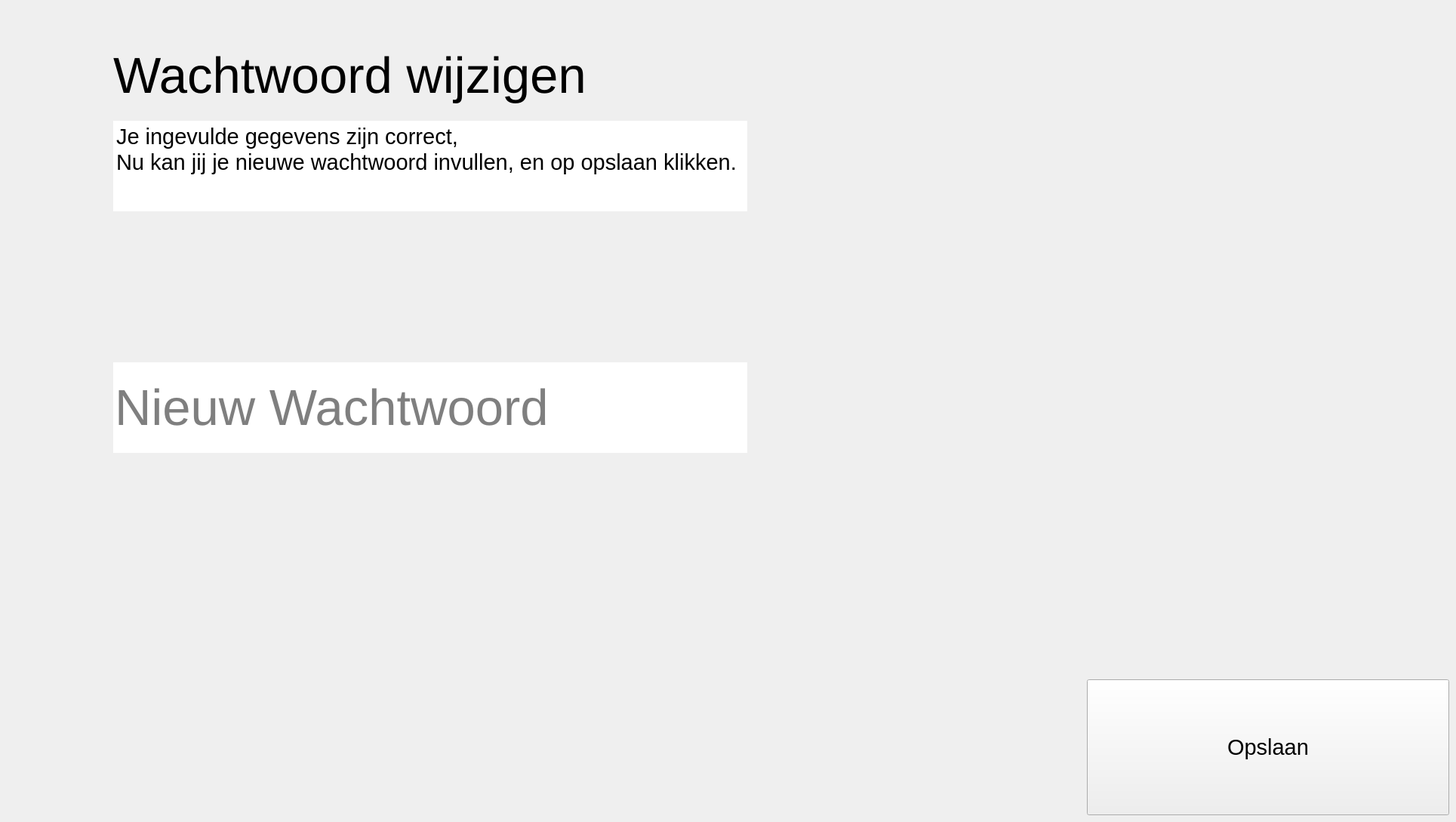
      <widget class="QWidget" name="change">
       <widget class="QLineEdit" name="line_pass_ret">
        <property name="geometry">
         <rect>
          <x>150</x>
          <y>480</y>
          <width>840</width>
          <height>120</height>
         </rect>
        </property>
        <property name="sizePolicy">
         <sizepolicy hsizetype="Maximum" vsizetype="Fixed">
          <horstretch>0</horstretch>
          <verstretch>0</verstretch>
         </sizepolicy>
        </property>
        <property name="font">
         <font>
          <pointsize>50</pointsize>
         </font>
        </property>
        <property name="inputMethodHints">
         <set>Qt::ImhHiddenText|Qt::ImhNoAutoUppercase|Qt::ImhNoPredictiveText|Qt::ImhSensitiveData</set>
        </property>
        <property name="frame">
         <bool>false</bool>
        </property>
        <property name="echoMode">
         <enum>QLineEdit::Password</enum>
        </property>
        <property name="placeholderText">
         <string>Nieuw Wachtwoord</string>
        </property>
        <property name="cursorMoveStyle">
         <enum>Qt::VisualMoveStyle</enum>
        </property>
       </widget>
       <widget class="QTextBrowser" name="txt_steps_2">
        <property name="geometry">
         <rect>
          <x>150</x>
          <y>160</y>
          <width>840</width>
          <height>120</height>
         </rect>
        </property>
        <property name="font">
         <font>
          <pointsize>22</pointsize>
         </font>
        </property>
        <property name="frameShape">
         <enum>QFrame::NoFrame</enum>
        </property>
        <property name="frameShadow">
         <enum>QFrame::Plain</enum>
        </property>
        <property name="verticalScrollBarPolicy">
         <enum>Qt::ScrollBarAlwaysOff</enum>
        </property>
        <property name="horizontalScrollBarPolicy">
         <enum>Qt::ScrollBarAlwaysOff</enum>
        </property>
        <property name="sizeAdjustPolicy">
         <enum>QAbstractScrollArea::AdjustIgnored</enum>
        </property>
        <property name="html">
         <string>&lt;!DOCTYPE HTML PUBLIC &quot;-//W3C//DTD HTML 4.0//EN&quot; &quot;http://www.w3.org/TR/REC-html40/strict.dtd&quot;&gt;
&lt;html&gt;&lt;head&gt;&lt;meta name=&quot;qrichtext&quot; content=&quot;1&quot; /&gt;&lt;meta charset=&quot;utf-8&quot; /&gt;&lt;style type=&quot;text/css&quot;&gt;
p, li { white-space: pre-wrap; }
hr { height: 1px; border-width: 0; }
&lt;/style&gt;&lt;/head&gt;&lt;body style=&quot; font-family:'Segoe UI'; font-size:22pt; font-weight:400; font-style:normal;&quot;&gt;
&lt;p style=&quot; margin-top:0px; margin-bottom:0px; margin-left:0px; margin-right:0px; -qt-block-indent:0; text-indent:0px;&quot;&gt;Je ingevulde gegevens zijn correct,&lt;/p&gt;
&lt;p style=&quot; margin-top:0px; margin-bottom:0px; margin-left:0px; margin-right:0px; -qt-block-indent:0; text-indent:0px;&quot;&gt;Nu kan jij je nieuwe wachtwoord invullen, en op opslaan klikken.&lt;/p&gt;&lt;/body&gt;&lt;/html&gt;</string>
        </property>
        <property name="textInteractionFlags">
         <set>Qt::NoTextInteraction</set>
        </property>
       </widget>
       <widget class="QLabel" name="lbl_title_2">
        <property name="geometry">
         <rect>
          <x>150</x>
          <y>40</y>
          <width>840</width>
          <height>120</height>
         </rect>
        </property>
        <property name="font">
         <font>
          <pointsize>50</pointsize>
         </font>
        </property>
        <property name="text">
         <string>Wachtwoord wijzigen</string>
        </property>
       </widget>
       <widget class="QPushButton" name="btn_save">
        <property name="geometry">
         <rect>
          <x>1440</x>
          <y>900</y>
          <width>480</width>
          <height>180</height>
         </rect>
        </property>
        <property name="font">
         <font>
          <pointsize>22</pointsize>
         </font>
        </property>
        <property name="focusPolicy">
         <enum>Qt::NoFocus</enum>
        </property>
        <property name="text">
         <string>Opslaan</string>
        </property>
        <property name="checkable">
         <bool>false</bool>
        </property>
        <property name="checked">
         <bool>false</bool>
        </property>
        <property name="autoExclusive">
         <bool>false</bool>
        </property>
       </widget>
       <widget class="QLabel" name="ERROR_CHANGE">
        <property name="geometry">
         <rect>
          <x>150</x>
          <y>750</y>
          <width>840</width>
          <height>120</height>
         </rect>
        </property>
        <property name="text">
         <string/>
        </property>
        <property name="wordWrap">
         <bool>true</bool>
        </property>
       </widget>
      </widget>
